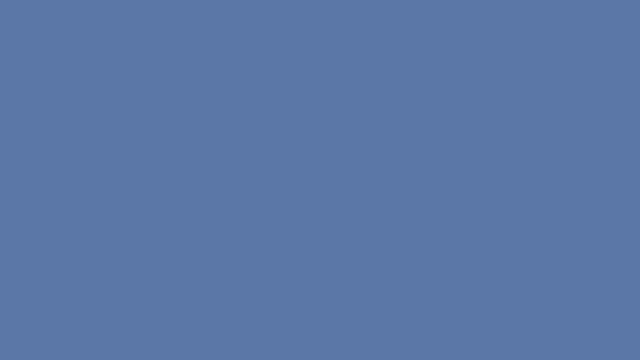
Frame 1 (no input)
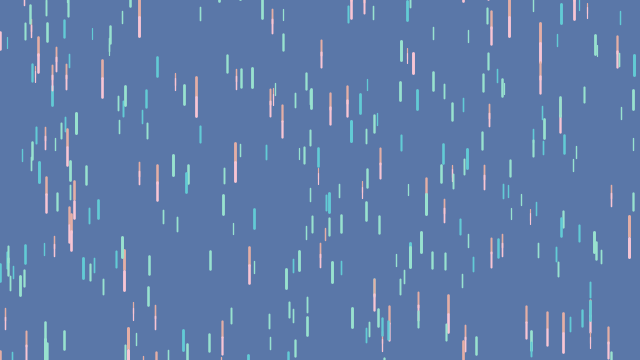
Frame 60 (the mouse pressed at the canvas centre just before this capture)
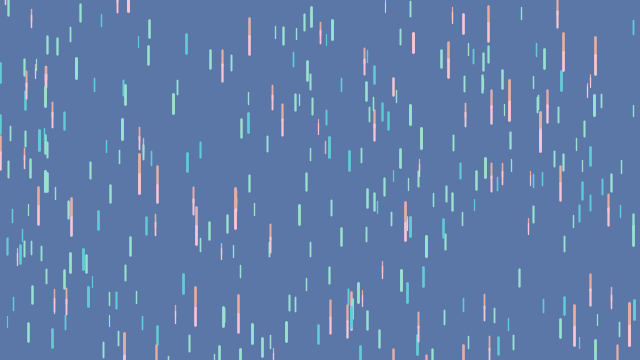
Frame 120 (the mouse held since frame 60 and released just before this capture)

The Processing sketch that drew these frames (run headless with seeded random() and noise(); from frame 60 on, the mouse is pressed at the canvas centre):

// Processing sketch: rain
// ── rain.pde
//  #f8c5d4,   #e4aea5,   #98e2cf,   #62cbd5,   #5a77a8

Drop[] drops = new Drop[400];

void setup(){
 
  size(640,360);
  for(int i=0; i<drops.length; i++) {
    drops[i] = new Drop();
  }
}

void draw(){
   background( #5a77a8);
   for(int i=0; i<drops.length-4; i+=4) {
    drops[i].fall();
    drops[i].show(#f8c5d4);
    
     drops[i+1].fall();
    drops[i+1].show(#62cbd5);
    
     drops[i+2].fall();
    drops[i+2].show(#98e2cf);
    
     drops[i+3].fall();
    drops[i+3].show(#98e2cf);
    
     drops[i+4].fall();
    drops[i+4].show(#e4aea5);
  }
  
}

// ── drop.pde


class Drop{
 float x= random(width);
 float y = random(-500,-50);
 float z= random(0,20);
 float len= map(z,0,20,10,20);
 float yspeed=map(z,0,20,1,20);
  


void fall(){
  
  y= y+yspeed;
  float grav = map(z,0,20,0,0.2);
  yspeed = yspeed + grav;
  if(y > height){
     y= random(-200,100);
     yspeed = map(z,0,20,1,20);
      
  }
  
}

void show(color c){
  
  float thick = map(z,0,20,1,3);
  strokeWeight(thick);
  stroke(c);
  line(x,y,x,y+len);
  
}


}
